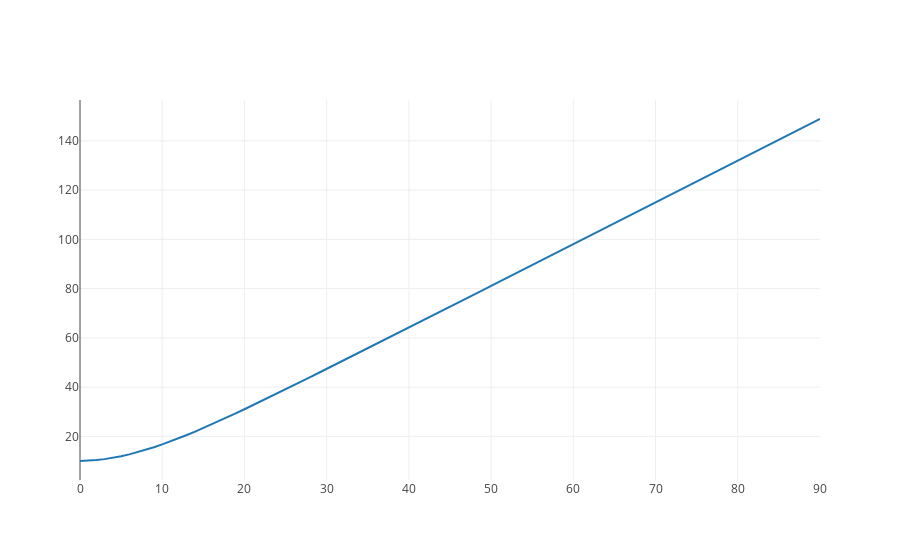

The notebook cell this image was saved under:
### Code cell
#import plotly.plotly as py
import plotly.graph_objs as go

from plotly.offline import download_plotlyjs, init_notebook_mode, plot, iplot
init_notebook_mode(connected=True)

steps = list(range(0, (len(t.traces[-1].rewards)), 1))
height = z

trace = go.Scatter(
    x = steps,
    y = height
)

data = [trace]

iplot(data)

### Figure 1 — Plotly figure (JSON) as saved in the notebook; plotly's stock layout.template omitted (floating-point values rounded to 4 significant figures; data arrays with more than 128 entries replaced by an {"elided": "..."} marker saying what was removed)
{"data": [{"type": "scatter", "uid": "2bf4f358-9622-11e8-ad83-4c3275925c59", "x": {"elided": "153 int values"}, "y": [10.01, 10.12, 10.38, 10.77, 11.29, 11.94, 12.7, 13.57, 14.54, 15.6, 16.74, 17.96, 19.24, 20.58, 21.97, 23.4, 24.87, 26.37, 27.9, 29.45, 31.03, 32.62, 34.23, 35.85, 37.48, 39.12, 40.76, 42.42, 44.08, 45.74, 47.41, 49.09, 50.76, 52.44, 54.12, 55.8, 57.48, 59.17, 60.85, 62.54, 64.22, 65.91, 67.6, 69.29, 70.98, 72.66, 74.35, 76.04, 77.73, 79.42, 81.11, 82.8, 84.49, 86.18, 87.87, 89.56, 91.25, 92.94, 94.63, 96.32, 98.02, 99.71, 101.4, 103.1, 104.8, 106.5, 108.2, 109.8, 111.5, 113.2, 114.9, 116.6, 118.3, 120.0, 121.7, 123.4, 125.1, 126.8, 128.4, 130.1, 131.8, 133.5, 135.2, 136.9, 138.6, 140.3, 142.0, 143.7, 145.4, 147.1, 148.9]}], "layout": {}}
